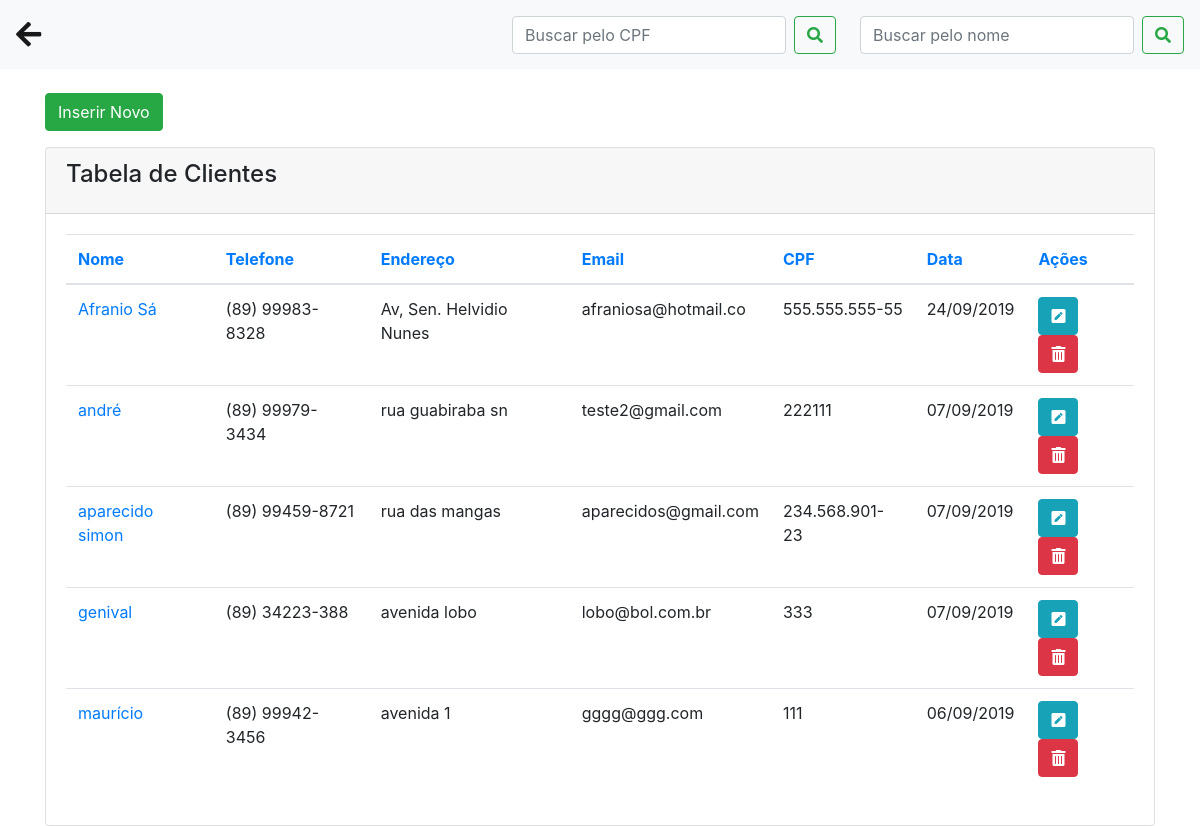
The page /clientes.php on the database its author committed.
### tables this page shows
CREATE TABLE `clientes` (
  `id` int(11) NOT NULL AUTO_INCREMENT,
  `nome` varchar(50) NOT NULL,
  `telefone` varchar(15) NOT NULL,
  `endereco` varchar(50) NOT NULL,
  `email` varchar(20) NOT NULL,
  `cpf` varchar(20) NOT NULL,
  `data` date NOT NULL,
  PRIMARY KEY (`id`)
);

### clientes.php (the view, shortened to what this page needs)
<?php
require 'conexao.php';
?>
<!DOCTYPE html>
<html>
<head>
  <link rel="stylesheet" href="https://use.fontawesome.com/releases/v5.8.2/css/all.css">
  <link href="css/bootstrap.min.css" rel="stylesheet">
</head>
<body>
  <nav class="navbar navbar-expand-lg navbar-light bg-light">
    <a class="navbar-brand" href="painel_funcionario.php">
      <big><big><i class="fa fa-arrow-left"></i></big></big>
    </a>
    <div class="collapse navbar-collapse" id="conteudoNavbarSuportado">
      <form class="form-inline my-2 my-lg-0 mr-4">
        <input class="form-control mr-sm-2" type="search" name="txtPesquisarCPF" id="txtcpf" placeholder="Buscar pelo CPF" aria-label="Pesquisar">
        <button class="btn btn-outline-success my-2 my-sm-0" type="submit" name="btPesquisarCPF"><i class="fa fa-search"></i></button>
      </form>
      <form class="form-inline my-2 my-lg-0">
        <input class="form-control mr-sm-2" type="search" name="txtPesquisar" placeholder="Buscar pelo nome" aria-label="Pesquisar">
        <button class="btn btn-outline-success my-2 my-sm-0" type="submit" name="btPesquisar"><i class="fa fa-search"></i></button>
      </form>
    </div>
  </nav>
  <div class="container">
      <br>
      <div class="row">
        <div class="col-sm-12">
          <button type="button" class="btn btn-success mb-3" data-toggle="modal" data-target="#modalExemplo">
                Inserir Novo
          </button>
        </div>
      </div>
      <div class="content">
        <div class="row">
          <div class="col-md-12">
            <div class="card">
              <div class="card-header">
                <h4 class="card-title"> Tabela de Clientes</h4>
              </div>
              <div class="card-body">
                <div class="table-responsive">
                  <table class="table">
                    <thead class=" text-primary">
                      <th>
                        Nome
                      </th>
                      <th>
                        Telefone
                      </th>
                      <th>
                        Endereço
                      </th>
                      <th>
                        Email
                      </th>
                      <th>
                        CPF
                      </th>
                      <th>
                        Data
                      </th>
                      <th>
                        Ações
                      </th>
                    </thead>
                    <tbody>
                      <?php
                        if ( isset($_GET['btPesquisar']) && $_GET['txtPesquisar'] != '' ) {
                          $nome = $_GET['txtPesquisar'].'%';
                          $query = "SELECT * FROM clientes WHERE nome LIKE '{$nome}' ORDER BY nome ASC";
                        } elseif ( isset($_GET['btPesquisarCPF']) && $_GET['txtPesquisarCPF'] != '' ) {
                          $cpf = $_GET['txtPesquisarCPF'];
                          $query = "SELECT * FROM clientes WHERE cpf = '{$cpf}'";
                        } else {
                           $query  = "SELECT * FROM clientes ORDER BY nome ASC";
                        }
                        $result = mysqli_query($conexao, $query);
                        while ($row = mysqli_fetch_assoc($result)) {
                        ?>
                          <tr>
                            <td><?php echo '<a class="link" href="servicos_clientes.php?cpf='.$row['cpf'].'">'; echo $row['nome']; '</a>'; ?></td>
                            <td><?php echo $row['telefone']; ?></td>
                            <td><?php echo $row['endereco']; ?></td>
                            <td><?php echo $row['email']; ?></td>
                            <td><?php echo $row['cpf']; ?></td>
                            <td><?php echo date('d/m/Y', strtotime($row['data'])); ?></td>
                            <td>
                              <a class="btn btn-info" href="clientes.php?func=edita&id=<?php echo $row['id'] ?>">
                                <i class="fas fa-pen-square"></i>
                              </a>
                              <a class="btn btn-danger" href="clientes.php?func=deleta&id=<?php echo $row['id'] ?>">
                                <i class="fas fa-trash-alt"></i>
                              </a>
                            </td>
                          </tr>
                          <?php }
                      ?>
                    </tbody>
                  </table>
                </div>
              </div>
            </div>
          </div>
        </div>
      </div>
  </div>
</body>
</html>

### rows shown on the page
clientes: nome "Afranio Sá", telefone "(89) 99983-8328", endereco "Av, Sen. Helvidio Nunes", email "afraniosa@hotmail.co", cpf "555.555.555-55", data "24/09/2019"
clientes: nome "andré", telefone "(89) 99979-3434", endereco "rua guabiraba sn", email "teste2@gmail.com", cpf "222111", data "07/09/2019"
clientes: nome "aparecido simon", telefone "(89) 99459-8721", endereco "rua das mangas", email "aparecidos@gmail.com", cpf "234.568.901-23", data "07/09/2019"
clientes: nome "genival", telefone "(89) 34223-388", endereco "avenida lobo", email "lobo@bol.com.br", cpf "333", data "07/09/2019"
clientes: nome "maurício", telefone "(89) 99942-3456", endereco "avenida 1", email "gggg@ggg.com", cpf "111", data "06/09/2019"
